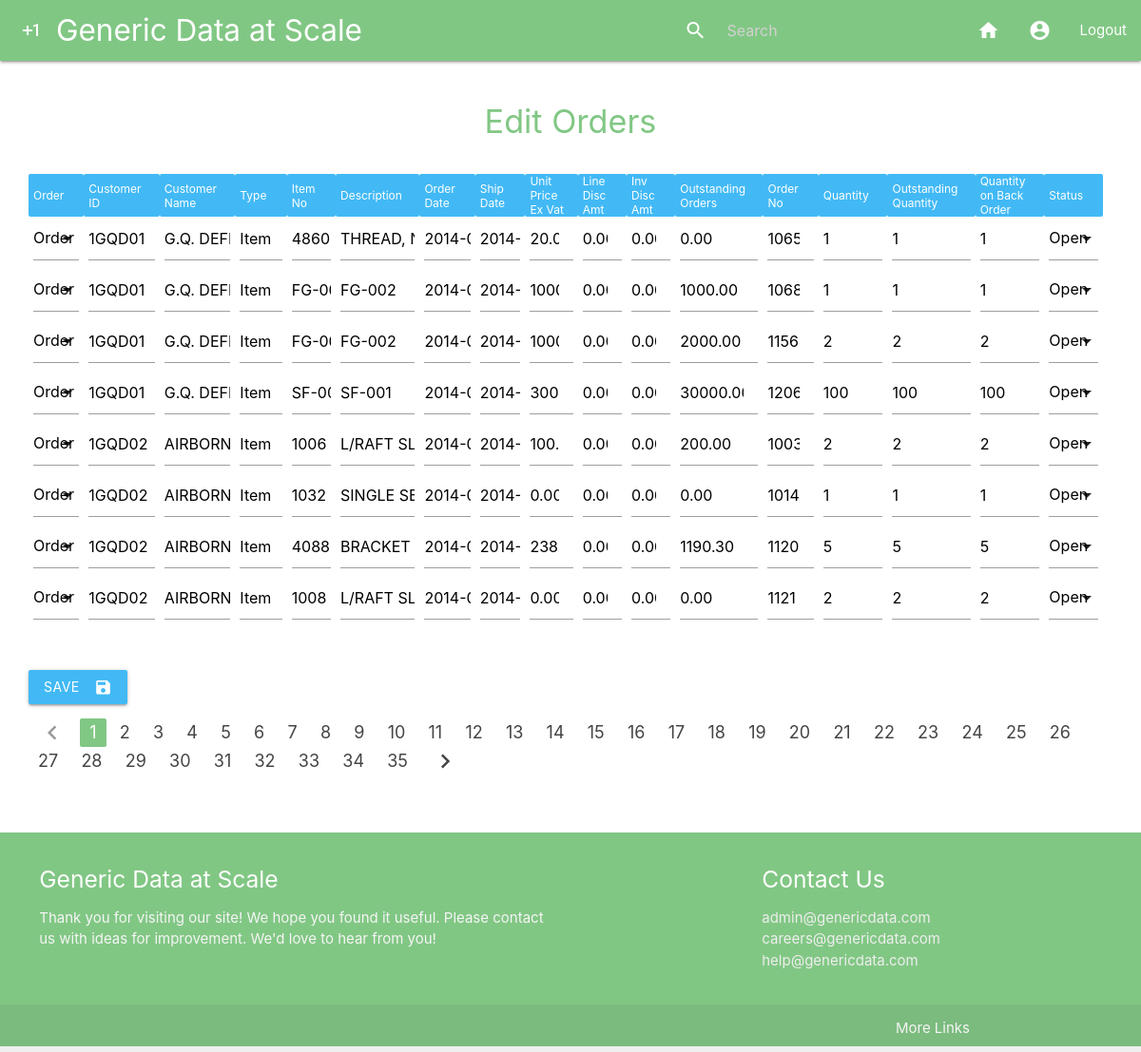
The page /generic_update/Order/ (signed in) on the database its author committed.
### main/models.py (models this page shows)
class Schema(models.Model):
    schema_name = models.CharField("schema name", max_length=200, blank=False)
    schema_description = models.CharField("schema_description", max_length=200, blank=True)
    string1 = models.CharField("string1", max_length=200, blank=False)
    string2 = models.CharField("string2", max_length=200, blank=True)
    string3 = models.CharField("string3", max_length=200, blank=True)
    string4 = models.CharField("string4", max_length=200, blank=True)
    string5 = models.CharField("string5", max_length=200, blank=True)
    string6 = models.CharField("string6", max_length=200, blank=True)
    string7 = models.CharField("string7", max_length=200, blank=True)
    string8 = models.CharField("string8", max_length=200, blank=True)
    string9 = models.CharField("string9", max_length=200, blank=True)
    string10 = models.CharField("string10", max_length=200, blank=True)
    date1 = models.CharField("date1", max_length=200, blank=True)
    date2 = models.CharField("date2", max_length=200, blank=True)
    date3 = models.CharField("date3", max_length=200, blank=True)
    date4 = models.CharField("date4", max_length=200, blank=True)
    date5 = models.CharField("date5", max_length=200, blank=True)
    float1 = models.CharField("float1", max_length=200, blank=True)
    float2 = models.CharField("float2", max_length=200, blank=True)
    float3 = models.CharField("float3", max_length=200, blank=True)
    float4 = models.CharField("float4", max_length=200, blank=True)
    float5 = models.CharField("float5", max_length=200, blank=True)
    int1 = models.CharField("int1", max_length=200, blank=True)
    int2 = models.CharField("int2", max_length=200, blank=True)
    int3 = models.CharField("int3", max_length=200, blank=True)
    int4 = models.CharField("int4", max_length=200, blank=True)
    int5 = models.CharField("int5", max_length=200, blank=True)
    status = models.CharField("status", max_length=200, blank=True)
    photo = models.ImageField(upload_to="media",
                                     default = os.path.join(settings.MEDIA_URL,"placeholder.jpeg"))
    class Meta():
        verbose_name_plural = "Schemas"
    def __str__(self):
        return self.schema_name

### main/views.py (the view)
# urls.py: path("generic_update/<schema>/", views.generic_update_paginate, name="generic_update_paginate"), # with pagination
@login_required(login_url="/login/")
def generic_update_paginate(request, schema):
    context = {}
    title = f"Edit {schema}s"
    context["title"] = title
    context["schema"] = schema
    search_string = request.GET.get("q") # Check if user filtering the table
    context["search_string"] = search_string
    generic_fields = []
    specific_fields = []
    fieldnames = [field.name for field in Schema._meta.get_fields()]
    fieldnames.remove("schema_description")
    fieldnames.remove("generic")
    for field in fieldnames:
        fname = getattr(Schema.objects.all().filter(schema_name__exact=schema)[0], field)
        if fname != "INACTIVE":
            generic_fields.append(field)
            specific_fields.append(fname)
    context["generic_fields"] = generic_fields
    context["specific_fields"] = specific_fields
    GenericFormset = modelformset_factory(model=Generic, form=Generic_Form, extra=0)
    if request.method == "POST":
        formset = GenericFormset(request.POST)
        if formset.is_valid():
            instances = formset.save(commit=False)
            for instance in instances:
                instance.save()
            messages.success(request, f"Records updated")
            return redirect(f"/generic_update/{schema}/")
        else:
            if request.POST: # So don't get error when first load page (GET request)
                messages.error(request, formset.errors)
    else:
        if search_string: # if search
            sqs = SearchQuerySet().filter(content__icontains=search_string).models(Generic).load_all() # haystack object
            sqs_ids = [result.object.id for result in sqs]
            query = Generic.objects.filter(schema_name__schema_name=schema).filter(id__in=sqs_ids) # django object
        else: # no search
            query = Generic.objects.filter(schema_name__schema_name=schema)
        num_forms_per_page = 8 # for pagination
        paginator = Paginator(query, num_forms_per_page) # show 10 forms per page
        page = request.GET.get("page")
        try:
            objects = paginator.page(page)
        except PageNotAnInteger:
            objects = paginator.page(1)
        except EmptyPage:
            objects = paginator.page(paginator.num_pages)
        page_query = query.filter(id__in=[object.id for object in objects])
        formset = GenericFormset(queryset=page_query)
        context["formset"] = formset
        context["objects"] = objects
        return render(request, "main/generic_update_paginate_materialize.html", context)

### main/templates/main/generic_update_paginate_materialize.html (shortened to what this page needs)
{% extends 'main/header.html' %}
{% block content %}
{% load static %}
    <h4 style="color: #81C784; text-align: center;">{{ title }}</h4>
    <br>
     {% if objects.has_other_pages %}
        <form method="post">{% csrf_token %}
            <table class="highlight" style="width: 100%;">
                <thead style="background-color: #42b9f5; color: white; font-size: 12px;">
                    <tr>
                        {% for name in specific_fields|slice:"1:-1" %}
                            <th style="font-weight: normal;">{{ name }}</th>
                        {% endfor %}
                    </tr>
                </thead>
                <tbody>
                    {% for form in formset %}
                        <tr>
                            {% for field in form %}
                                {% if field.name in generic_fields %}
                                    <td>{{ field }}</td>
                                {% endif %}
                            {% endfor %}
                        </tr>
                    {% endfor %}
                </tbody>
            </table>
            <br>
            <br>
            <button class="btn waves-effect waves-light" type="submit" name="action" style="background-color: #42b9f5;">Save
                <i class="material-icons right">save</i>
            </button>
        </form>
        <ul class="pagination">
        {% if objects.has_previous %}
            <li class="waves-effect"><a href="?page=
                    {{ objects.previous_page_number }}{% if request.GET.q %}&q={{ request.GET.q }}{% endif %}"><i
                    class="material-icons">chevron_left</i></a></li>
        {% else %}
            <li class="disabled"><a href="#!"><i class="material-icons">chevron_left</i></a></li>
        {% endif %}
        {% for num in objects.paginator.page_range %}
            {% if objects.number == num %}
                <li class="active"><a href="#!">{{ num }}</a></li>
            {% else %}
                <li class="waves-effect"><a
                        href="?page={{ num }}{% if request.GET.q %}&q={{ request.GET.q }}{% endif %}">{{ num }}</a></li>
            {% endif %}
        {% endfor %}
        {% if objects.has_next %}
            <li class="waves-effect"><a
                    href="?page={{ objects.next_page_number }}{% if request.GET.q %}&q={{ request.GET.q }}{% endif %}"><i
                    class="material-icons">chevron_right</i></a></li>
        {% else %}
            <li class="disabled"><a href="#!"><i class="material-icons">chevron_right</i></a></li>
        {% endif %}
    </ul>
    {% endif %}
    <br>
    <br>
{% endblock %}

### rows shown on the page
Schema: specific_fields "Order" "Customer ID" "Customer Name" "Type" "Item No" "Description" "Order Date" "Ship Date" "Unit Price Ex Vat" "Line Disc Amt" "Inv Disc Amt" "Outstanding Orders" "Order No" "Quantity" "Outstanding Quantity" "Quantity on Back Order" "Status"

### other values the page prints
{{ title }} "Edit Orders"
{{ num }} "1"
{{ num }} "2" "3" "4" "5" "6" "7" "8" "9" "10" "11" "12" "13" "14" "15" "16" "17" "18" "19" "20" "21" "22" "23" "24" "25" "26" "27" "28" "29" "30" "31" "32" "33" "34" "35"
